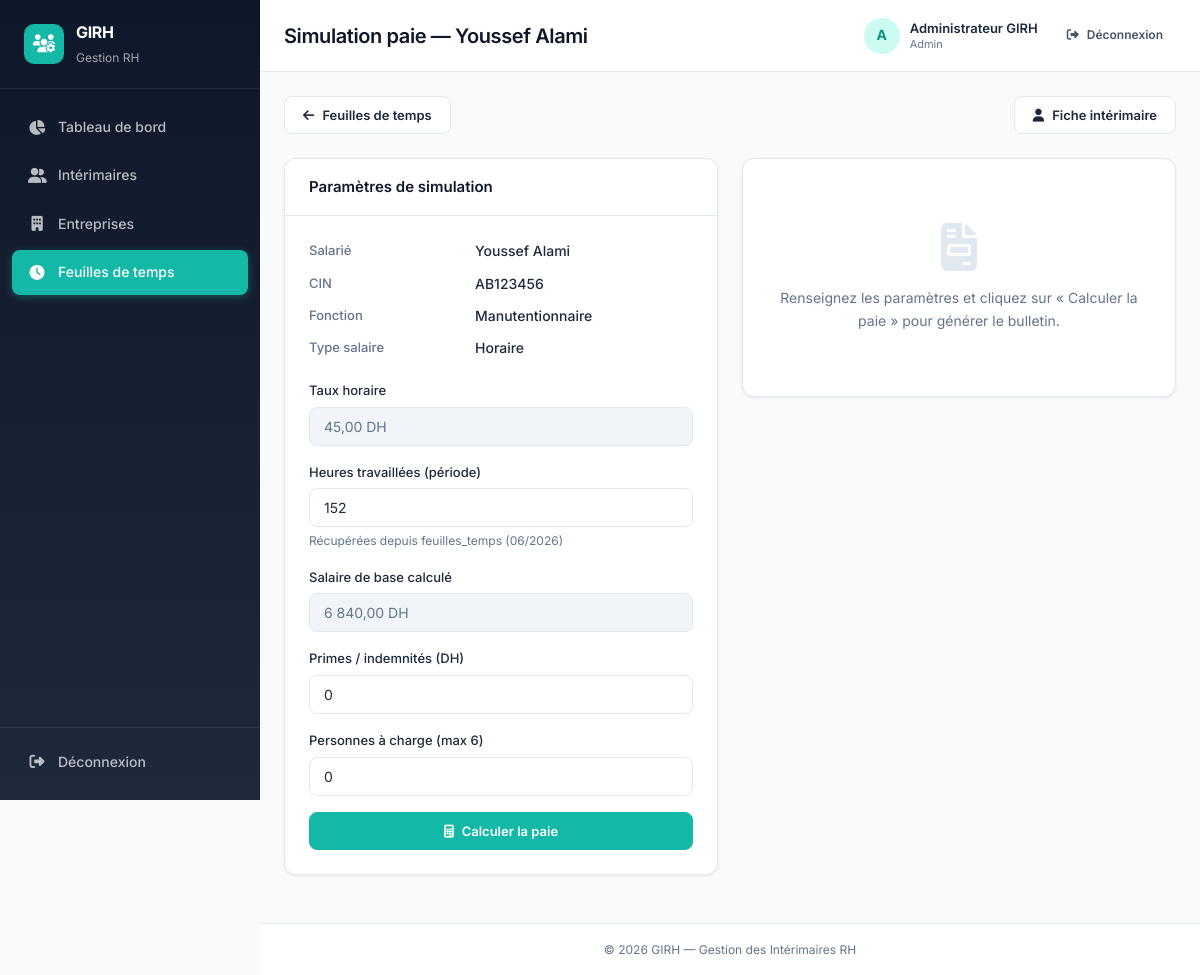
The app's page /simulation_paie.php?id=1 (signed in) with its own data.
### tables this page shows
CREATE TABLE IF NOT EXISTS interimaires (
    id INT AUTO_INCREMENT PRIMARY KEY,
    nom VARCHAR(100) NOT NULL,
    prenom VARCHAR(100) NOT NULL,
    cin VARCHAR(20) NOT NULL UNIQUE,
    fonction VARCHAR(100) NOT NULL,
    telephone VARCHAR(20),
    email VARCHAR(150),
    adresse VARCHAR(255),
    date_naissance DATE,
    entreprise_id INT,
    type_contrat ENUM('CDI','CDD','ANAPEC') NOT NULL,
    date_debut DATE NOT NULL,
    date_fin DATE NULL,
    salaire DECIMAL(10,2) NOT NULL,
    type_salaire ENUM('horaire','mensuel') NOT NULL DEFAULT 'mensuel',
    mode_paiement ENUM('espece','virement','cheque') NOT NULL DEFAULT 'virement',
    statut ENUM('paie_bloquee','en_mission','fin_de_contrat') NOT NULL DEFAULT 'en_mission',
    competences TEXT,
    created_at TIMESTAMP DEFAULT CURRENT_TIMESTAMP,
    CONSTRAINT fk_interimaire_entreprise FOREIGN KEY (entreprise_id) REFERENCES entreprises(id) ON DELETE SET NULL ON UPDATE CASCADE
);

### php/auth.php (called while the page is built, shortened)
<?php
require_once __DIR__ . '/config.php';
function isLoggedIn(): bool
{
    return isset($_SESSION['user_id']);
}
function getCurrentUser(): ?array
{
    return [
        'id'    => $_SESSION['user_id'],
        'nom'   => $_SESSION['user_nom'],
        'email' => $_SESSION['user_email'],
        'role'  => $_SESSION['user_role'],
    ];
}

### php/interimaires.php (called while the page is built, shortened)
<?php
require_once __DIR__ . '/config.php';
function getInterimaireById(int $id): ?array
{
    $pdo = getPDO();
    $stmt = $pdo->prepare('
        SELECT i.*, e.nom_entreprise, e.secteur_activite
        FROM interimaires i
        LEFT JOIN entreprises e ON e.id = i.entreprise_id
        WHERE i.id = :id
    ');
    $stmt->execute(['id' => $id]);
    $result = $stmt->fetch();
    return $result ?: null;
}
function getTypeSalaireLabel(string $type): string
{
    return $type === 'horaire' ? 'Horaire' : 'Mensuel';
}

### php/config.php (called while the page is built, shortened)
<?php
function e(?string $value): string
{
    return htmlspecialchars($value ?? '', ENT_QUOTES, 'UTF-8');
}
function formatMontant(float $montant): string
{
    return number_format($montant, 2, ',', ' ') . ' DH';
}

### php/feuilles_temps.php (called while the page is built, shortened)
<?php
require_once __DIR__ . '/config.php';
function getTotalHeuresPeriode(int $interimaireId, string $dateDebut, string $dateFin): float
{
    $pdo = getPDO();
    $stmt = $pdo->prepare('
        SELECT COALESCE(SUM(heures_travaillees), 0)
        FROM feuilles_temps
        WHERE interimaire_id = :id AND date BETWEEN :debut AND :fin
    ');
    $stmt->execute([
        'id'    => $interimaireId,
        'debut' => $dateDebut,
        'fin'   => $dateFin,
    ]);
    return (float) $stmt->fetchColumn();
}

### simulation_paie.php (the view, shortened to what this page needs)
<?php
require_once __DIR__ . '/php/auth.php';
require_once __DIR__ . '/php/interimaires.php';
require_once __DIR__ . '/php/feuilles_temps.php';
$id = (int) ($_GET['id'] ?? 0);
$interimaire = getInterimaireById($id);
$premierJour = date('Y-m-01');
$dernierJour = date('Y-m-t');
$heuresPeriode = getTotalHeuresPeriode($id, $premierJour, $dernierJour);
$salaireBaseDefault = (float) $interimaire['salaire'];
if ($interimaire['type_salaire'] === 'horaire') {
    $salaireBaseDefault = $heuresPeriode * (float) $interimaire['salaire'];
}
$resultat = null;
$formData = [
    'salaire_base'       => $salaireBaseDefault,
    'heures'             => $heuresPeriode,
    'primes'             => 0,
    'personnes_charge'   => 0,
];
$pageTitle = 'Simulation paie — ' . $interimaire['prenom'] . ' ' . $interimaire['nom'];
include __DIR__ . '/includes/header.php';
?>
<div class="page-actions">
    <a href="feuilles_temps.php" class="btn btn-outline"><i class="fa-solid fa-arrow-left"></i> Feuilles de temps</a>
    <a href="interimaire_detail.php?id=<?= $id ?>" class="btn btn-outline"><i class="fa-solid fa-user"></i> Fiche intérimaire</a>
</div>
<div class="simulation-layout">
    <div class="card">
        <div class="card-header"><h3>Paramètres de simulation</h3></div>
        <div class="card-body">
            <dl class="detail-list" style="margin-bottom:20px">
                <dt>Salarié</dt><dd><?= e($interimaire['prenom'] . ' ' . $interimaire['nom']) ?></dd>
                <dt>CIN</dt><dd><?= e($interimaire['cin']) ?></dd>
                <dt>Fonction</dt><dd><?= e($interimaire['fonction']) ?></dd>
                <dt>Type salaire</dt><dd><?= e(getTypeSalaireLabel($interimaire['type_salaire'])) ?></dd>
            </dl>
            <form method="POST" class="form">
                <?php if ($interimaire['type_salaire'] === 'horaire'): ?>
                    <div class="form-group">
                        <label>Taux horaire</label>
                        <input type="text" class="form-control" value="<?= formatMontant((float) $interimaire['salaire']) ?>" readonly>
                    </div>
                    <div class="form-group">
                        <label for="heures">Heures travaillées (période)</label>
                        <input type="number" id="heures" name="heures" step="0.5" min="0"
                               class="form-control" value="<?= e($formData['heures']) ?>">
                        <small class="form-hint">Récupérées depuis feuilles_temps (<?= date('m/Y') ?>)</small>
                    </div>
                    <div class="form-group">
                        <label>Salaire de base calculé</label>
                        <input type="text" class="form-control"
                               value="<?= formatMontant($formData['salaire_base']) ?>" readonly>
                    </div>
                <?php endif; ?>
                <div class="form-group">
                    <label for="primes">Primes / indemnités (DH)</label>
                    <input type="number" id="primes" name="primes" step="0.01" min="0"
                           class="form-control" value="<?= e($formData['primes']) ?>">
                </div>
                <div class="form-group">
                    <label for="personnes_charge">Personnes à charge (max 6)</label>
                    <input type="number" id="personnes_charge" name="personnes_charge" min="0" max="6"
                           class="form-control" value="<?= e($formData['personnes_charge']) ?>">
                </div>
                <button type="submit" class="btn btn-primary btn-block">
                    <i class="fa-solid fa-calculator"></i> Calculer la paie
                </button>
            </form>
        </div>
    </div>
    <div class="card">
        <div class="card-body">
            <?php if (!$resultat): ?>
                <div class="text-center text-muted" style="padding:40px 0">
                    <i class="fa-solid fa-file-invoice" style="font-size:48px;color:#E2E8F0;margin-bottom:16px;display:block"></i>
                    Renseignez les paramètres et cliquez sur « Calculer la paie » pour générer le bulletin.
                </div>
            <?php endif; ?>
        </div>
    </div>
</div>
<?php include __DIR__ . '/includes/footer.php'; ?>

### includes/header.php (shortened to what this page needs)
<?php
$currentUser = getCurrentUser();
?>
<!DOCTYPE html>
<html lang="fr">
<head>
    <link rel="stylesheet" href="https://cdnjs.cloudflare.com/ajax/libs/font-awesome/6.5.1/css/all.min.css">
    <link rel="stylesheet" href="css/style.css">
</head>
<body>
<?php if (isLoggedIn()): ?>
<div class="app-layout">
    <?php include __DIR__ . '/sidebar.php'; ?>
    <div class="main-content">
        <header class="topbar">
            <div class="topbar-info">
                <h1 class="page-title"><?= e($pageTitle) ?></h1>
                <div class="topbar-actions">
                    <div class="user-info">
                        <div class="user-avatar"><?= e(strtoupper(substr($currentUser['nom'], 0, 1))) ?></div>
                        <div class="user-meta">
                            <span class="user-name"><?= e($currentUser['nom']) ?></span>
                            <span class="user-role"><?= e(ucfirst($currentUser['role'])) ?></span>
                        </div>
                    </div>
                    <a href="logout.php" class="btn btn-ghost btn-sm">
                        <i class="fa-solid fa-right-from-bracket"></i> Déconnexion
                    </a>
                </div>
            </div>
        </header>
        <main class="content-area">
<?php else: ?>
<div class="auth-layout">
<?php endif; ?>

### css/style.css (style rules this page uses)
:root { --slate-900: #0F172A; --slate-800: #1E293B; --slate-600: #475569; --slate-500: #64748B; --slate-200: #E2E8F0; --slate-100: #F1F5F9; --slate-50: #F8FAFC; --white: #FFFFFF; --accent: #14B8A6; --accent-hover: #0D9488; --accent-light: #CCFBF1; --blue-accent: #0EA5E9; --success: #10B981; --success-bg:#D1FAE5; --warning: #F59E0B; --warning-bg:#FEF3C7; --danger: #EF4444; --danger-bg: #FEE2E2; --sidebar-width: 260px; --topbar-height: 72px; --radius: 12px; --radius-sm: 8px; --shadow: 0 1px 3px rgba(0, 0, 0, 0.08); --shadow-md: 0 4px 16px rgba(15, 23, 42, 0.08); --transition: 0.2s ease; }
* { margin: 0; padding: 0; box-sizing: border-box; }
body { font-family: 'Inter', -apple-system, BlinkMacSystemFont, sans-serif; background: var(--slate-50); color: var(--slate-800); line-height: 1.6; font-size: 14px; -webkit-font-smoothing: antialiased; }
a { color: var(--accent); text-decoration: none; transition: color var(--transition); }
.app-layout { display: flex; min-height: 100vh; }
.main-content { flex: 1; margin-left: var(--sidebar-width); display: flex; flex-direction: column; min-height: 100vh; }
.content-area { flex: 1; padding: 24px; }
.topbar { background: var(--white); border-bottom: 1px solid var(--slate-200); padding: 0 24px; height: var(--topbar-height); display: flex; align-items: center; gap: 16px; position: sticky; top: 0; z-index: 100; }
.topbar-info { flex: 1; display: flex; justify-content: space-between; align-items: center; }
.page-title { font-size: 20px; font-weight: 600; color: var(--slate-900); letter-spacing: -0.02em; }
.topbar-actions { display: flex; align-items: center; gap: 16px; }
.user-info { display: flex; align-items: center; gap: 10px; }
.user-avatar { width: 36px; height: 36px; background: var(--accent-light); color: var(--accent-hover); border-radius: 50%; display: flex; align-items: center; justify-content: center; font-weight: 700; font-size: 14px; }
.user-meta { display: flex; flex-direction: column; line-height: 1.3; }
.user-name { font-weight: 600; font-size: 13px; color: var(--slate-800); }
.user-role { font-size: 11px; color: var(--slate-500); text-transform: capitalize; }
.card { background: var(--white); border-radius: var(--radius); box-shadow: var(--shadow); margin-bottom: 24px; border: 1px solid var(--slate-200); overflow: hidden; }
.card-header { padding: 16px 24px; border-bottom: 1px solid var(--slate-200); background: var(--white); }
.card-header h3 { font-size: 15px; font-weight: 600; color: var(--slate-900); }
.card-body { padding: 24px; }
.btn { display: inline-flex; align-items: center; justify-content: center; gap: 8px; padding: 9px 18px; border-radius: var(--radius-sm); font-size: 13px; font-weight: 600; font-family: inherit; border: 1px solid transparent; cursor: pointer; transition: all var(--transition); text-decoration: none; white-space: nowrap; line-height: 1.4; }
.btn-primary { background: var(--accent); color: var(--white); border-color: var(--accent); }
.btn-outline { background: var(--white); color: var(--slate-800); border-color: var(--slate-200); }
.btn-ghost { background: transparent; color: var(--slate-600); border-color: transparent; }
.btn-sm { padding: 6px 12px; font-size: 12px; }
.btn-block { width: 100%; }
.form-group { margin-bottom: 16px; }
.form-group label { display: block; margin-bottom: 6px; font-weight: 500; font-size: 13px; color: var(--slate-800); }
.form-control { width: 100%; padding: 10px 14px; border: 1px solid var(--slate-200); border-radius: var(--radius-sm); font-size: 14px; font-family: inherit; color: var(--slate-800); background: var(--white); transition: border-color var(--transition), box-shadow var(--transition); }
.form-control:disabled, .form-control[readonly] { background: var(--slate-100); color: var(--slate-500); cursor: not-allowed; }
.form-hint { display: block; margin-top: 4px; font-size: 12px; color: var(--slate-500); }
.text-center { text-align: center; }
.text-muted { color: var(--slate-500); }
.page-actions { display: flex; flex-wrap: wrap; gap: 12px; justify-content: space-between; align-items: center; margin-bottom: 24px; }
.detail-list { display: grid; grid-template-columns: 150px 1fr; gap: 10px 16px; }
.detail-list dt { font-weight: 500; font-size: 13px; color: var(--slate-500); }
.detail-list dd { margin: 0; font-size: 14px; font-weight: 500; }
.simulation-layout { display: grid; grid-template-columns: 1fr 1fr; gap: 24px; align-items: start; }

### records on screen
interimaires: pageTitle "Simulation paie — Youssef Alami", prenom+nom "Youssef Alami", cin "AB123456", fonction "Manutentionnaire", type_salaire "Horaire", salaire "45,00 DH"

### other values on screen
APP_NAME "GIRH"
substr($currentUser['nom'], 0, 1) "A"
$currentUser['nom'] "Administrateur GIRH"
$currentUser['role'] "Admin"
APP_SUBTITLE "Gestion des Intérimaires RH"
